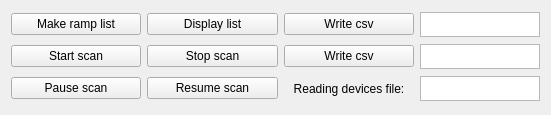
   <widget class="QWidget" name="gridLayoutWidget_3">
    <property name="geometry">
     <rect>
      <x>390</x>
      <y>290</y>
      <width>551</width>
      <height>115</height>
     </rect>
    </property>
    <layout class="QGridLayout" name="gridLayout_3">
     <property name="sizeConstraint">
      <enum>QLayout::SetDefaultConstraint</enum>
     </property>
     <item row="0" column="1">
      <widget class="QPushButton" name="displayList_pushButton">
       <property name="text">
        <string>Display list</string>
       </property>
      </widget>
     </item>
     <item row="1" column="3">
      <widget class="QPlainTextEdit" name="scan_plainTextEdit">
       <property name="sizePolicy">
        <sizepolicy hsizetype="Fixed" vsizetype="Fixed">
         <horstretch>0</horstretch>
         <verstretch>0</verstretch>
        </sizepolicy>
       </property>
       <property name="maximumSize">
        <size>
         <width>120</width>
         <height>25</height>
        </size>
       </property>
      </widget>
     </item>
     <item row="1" column="2">
      <widget class="QPushButton" name="writeScan_pushButton">
       <property name="text">
        <string>Write csv</string>
       </property>
      </widget>
     </item>
     <item row="1" column="1">
      <widget class="QPushButton" name="stopScan_pushButton">
       <property name="text">
        <string>Stop scan</string>
       </property>
      </widget>
     </item>
     <item row="1" column="0">
      <widget class="QPushButton" name="startScan_pushButton">
       <property name="text">
        <string>Start scan</string>
       </property>
      </widget>
     </item>
     <item row="0" column="2">
      <widget class="QPushButton" name="writeList_pushButton">
       <property name="text">
        <string>Write csv</string>
       </property>
      </widget>
     </item>
     <item row="0" column="3">
      <widget class="QPlainTextEdit" name="list_plainTextEdit">
       <property name="sizePolicy">
        <sizepolicy hsizetype="Fixed" vsizetype="Fixed">
         <horstretch>0</horstretch>
         <verstretch>0</verstretch>
        </sizepolicy>
       </property>
       <property name="maximumSize">
        <size>
         <width>120</width>
         <height>25</height>
        </size>
       </property>
      </widget>
     </item>
     <item row="0" column="0">
      <widget class="QPushButton" name="genList_pushButton">
       <property name="text">
        <string>Make ramp list</string>
       </property>
      </widget>
     </item>
     <item row="2" column="2">
      <widget class="QLabel" name="label_12">
       <property name="text">
        <string>Reading devices file:</string>
       </property>
       <property name="alignment">
        <set>Qt::AlignCenter</set>
       </property>
      </widget>
     </item>
     <item row="2" column="3">
      <widget class="QPlainTextEdit" name="read_plainTextEdit">
       <property name="sizePolicy">
        <sizepolicy hsizetype="Fixed" vsizetype="Fixed">
         <horstretch>0</horstretch>
         <verstretch>0</verstretch>
        </sizepolicy>
       </property>
       <property name="minimumSize">
        <size>
         <width>0</width>
         <height>0</height>
        </size>
       </property>
       <property name="maximumSize">
        <size>
         <width>120</width>
         <height>25</height>
        </size>
       </property>
      </widget>
     </item>
     <item row="2" column="0">
      <widget class="QPushButton" name="pause_pushButton">
       <property name="text">
        <string>Pause scan</string>
       </property>
      </widget>
     </item>
     <item row="2" column="1">
      <widget class="QPushButton" name="resumeScan_pushButton">
       <property name="text">
        <string>Resume scan</string>
       </property>
      </widget>
     </item>
    </layout>
   </widget>
